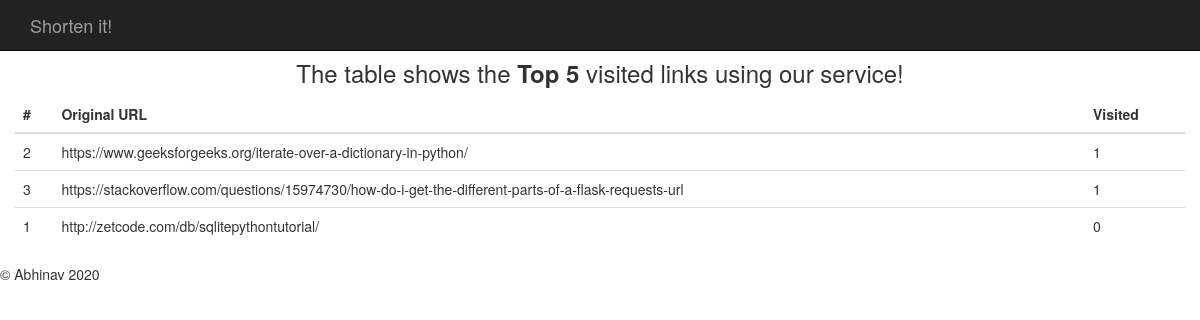
Screenshot of /stats with the database file from the repository.
### tables this page shows
CREATE TABLE urls (
	id integer primary key autoincrement,
	original_url text not null,
	visited integer default 0,
	unique(original_url)
);

### url_shortner.py (the view)
@app.route('/stats')
def get_stats():
	cursor = g.db.execute('''
				SELECT id, original_url, visited FROM urls
				ORDER BY visited DESC LIMIT 5
		''')
	g.db.commit()
	elements = cursor.fetchall()
	return render_template('stats.html', elements=elements)

### url_shortner.py (called while the page is built)
def connect_db():
	return sqlite3.connect(config.DATABASE_NAME)

@app.before_request
def before_request():
	g.db = connect_db()

### templates/stats.html
{% extends "base.html" %}
	{% block content %}
		<div class="container">
			<br>
			<br>
			<div class="row mx-md-n15">
                	<div class="text-center">
						<h3>The table shows the <b>Top 5</b> visited links using our service!</h3>
					</div>
					<table class="table table-hover">
					  <thead>
					    <tr>
					      <th scope="col">#</th>
					      <th scope="col">Original URL</th>
					      <th scope="col">Visited</th>
					    </tr>
					  </thead>
					  <tbody>
					  	{% for element in elements %}
					  		<tr>
					  			{% for data in element %}
					  				<td>{{ data }}</td>
					  			{% endfor %}
					  		</tr>
					  	{% endfor %}
					  </tbody>
					</table>
			</div>
		</div>
	{% endblock %}

### templates/base.html (shortened to what this page needs)
<!DOCTYPE html>
<html lang="en">
      <head>
         <link href="https://maxcdn.bootstrapcdn.com/font-awesome/4.2.0/css/font-awesome.min.css" rel="stylesheet">
         <link href="https://maxcdn.bootstrapcdn.com/bootstrap/3.3.5/css/bootstrap.min.css" rel="stylesheet">
      </head>
      <body>
         <nav class="navbar navbar-inverse navbar-fixed-top">
            <div class="container">
               <div class="navbar-header">
                  <a class="navbar-brand" href="{{ url_for('home') }}">Shorten it!</a>
               </div>
               <div id="navbar" class="navbar-collapse collapse">
               </div>
            </div>
         </nav>
            {% block content %}
            {% endblock %}
         <footer>
            <p>&copy; Abhinav 2020</p>
         </footer>
      </body>
   </html>

### rows the page displays
urls: element "2" "1", original_url "https://www.geeksforgeeks.org/iterate-over-a-dictionary-in-python/"
urls: element "3" "1", original_url "https://stackoverflow.com/questions/15974730/how-do-i-get-the-different-parts-of-a-flask-requests-url"
urls: element "1" "0", original_url "http://zetcode.com/db/sqlitepythontutorial/"
